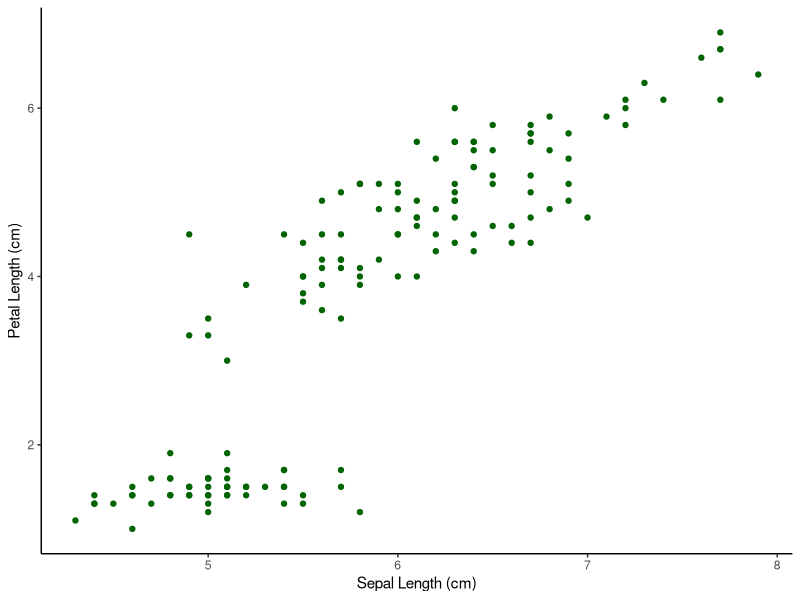
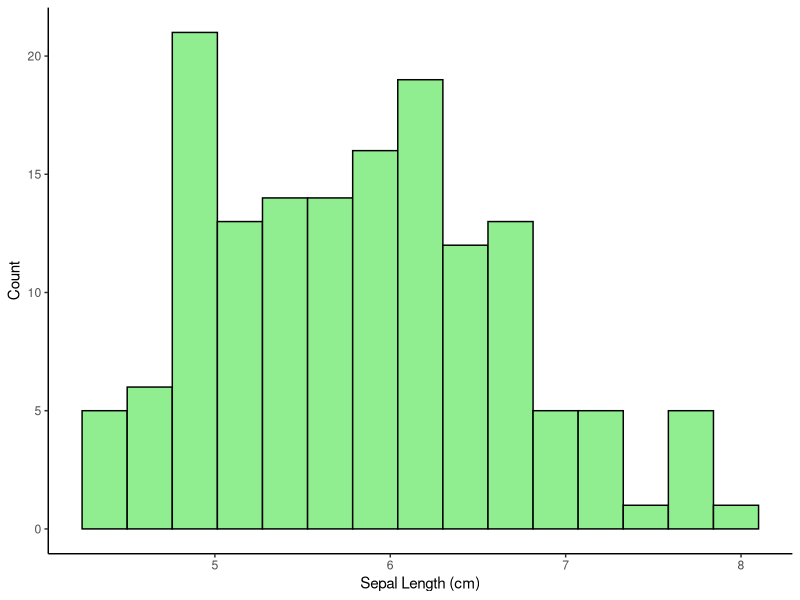
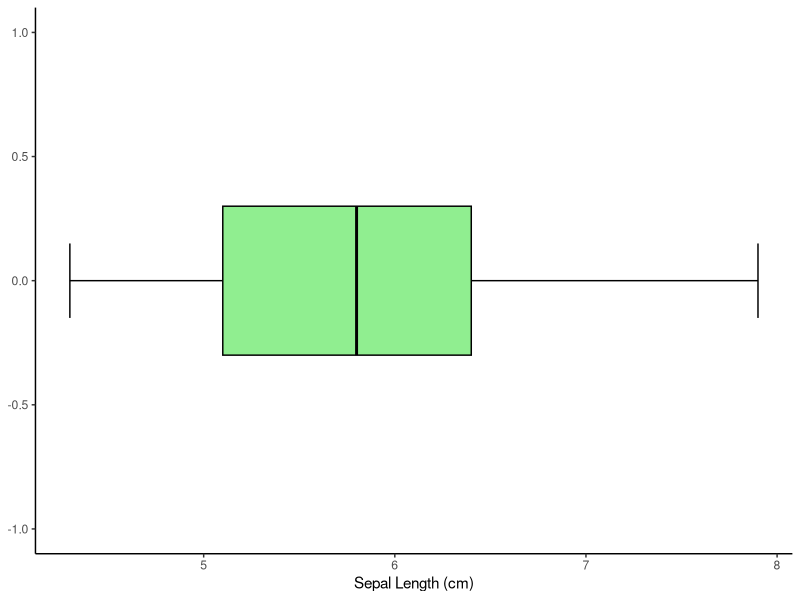
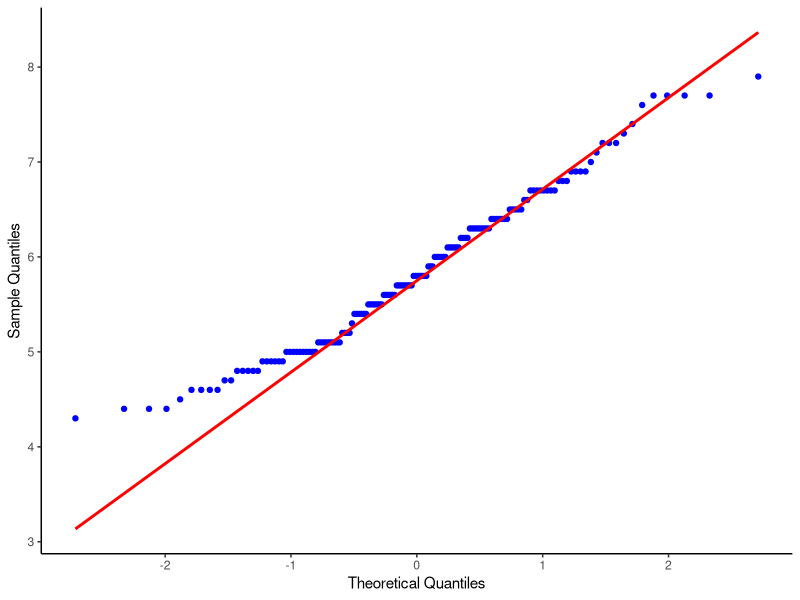
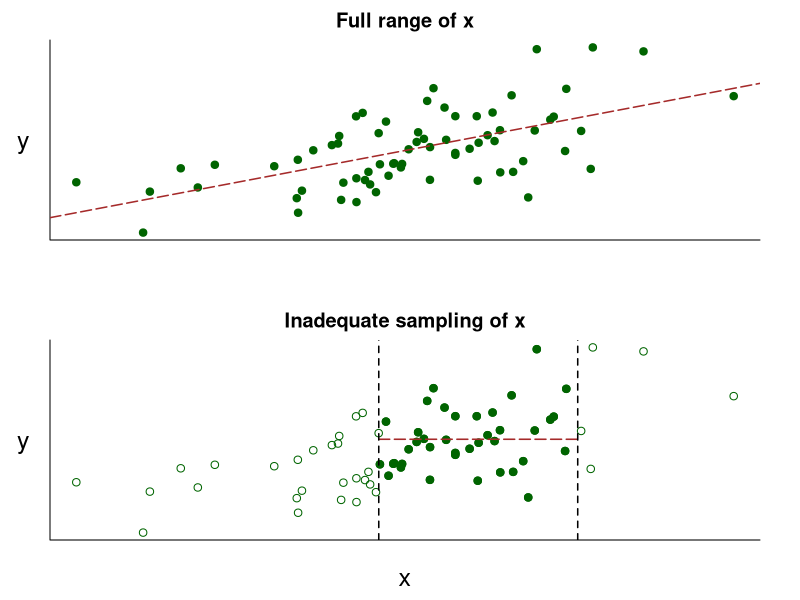

The R source for these figures, in order:
####################################
### for lecture note lesson 5 EDA
####################################

data(iris)
cor(iris$Sepal.Length, iris$Sepal.Width)

# Load necessary libraries
library(ggplot2)

# Load the iris dataset
data(iris)

# Create a scatter plot of sepal length and sepal width
ggplot(iris, aes(x = Sepal.Length, y = Petal.Length)) +
  geom_point(col = "dark green") +
  labs(x = "Sepal Length (cm)", y = "Petal Length (cm)") +
  theme_bw() +
  theme_classic()

# histogram
ggplot(iris, aes(x = Sepal.Length)) +
  geom_histogram(col = "black", fill = "lightgreen", 
                 bins = 15) +
  labs(x = "Sepal Length (cm)", y = "Count") +
  theme_bw() +
  theme_classic()

ggplot(iris, aes(y = Sepal.Length)) +
  geom_boxplot(col = "black", fill = "lightgreen", 
               width = 0.6, staplewidth = 0.5
               ) +
  xlim(-1, 1) +
  labs(y = "Sepal Length (cm)") +
  coord_flip() +
  theme_bw() +
  theme_classic()



ggplot(iris, aes(sample = Sepal.Length)) +
  stat_qq(col = "blue") +
  stat_qq_line(col = "red", lwd = 1) +
  labs(x = "Theoretical Quantiles", y = "Sample Quantiles") +
  theme_bw() +
  theme_classic()

#### covariance and correlation
cov(iris$Sepal.Length, iris$Petal.Length)
cor(iris$Sepal.Length, iris$Petal.Length)

l_model <- lm(Sepal.Length ~ 1, iris)
confint(l_model, level=0.95)

#######################################################
##### Lesson 6
#######################################################
x <- rnorm(70)
y <- 2 * x + 5 + rnorm(70, 1, 3)
df <- data.frame(x, y)
df2 <- subset(df, x > -0.5 & x < 1)
model <- lm(y ~ x, data = df)
par(mfrow = c(2, 1))
par(mar = c(3, 2.5, 2, 2))
plot(df$x, df$y, pch =19, col = "darkgreen",
     bty = "L", xaxt = "n", yaxt = "n",
     xlab = NA, ylab = NA,
     cex.lab = 1.5, cex.axis = 2,
     xlim = range(df$x),
     ylim = range(df$y), main = "Full range of x")
mtext("y", side = 2, line = 1, 
      cex = 1.5 ,las = 2, col="black")

abline(model, col = "brown", lty = 5, lwd = 1.5)
anova(model)

plot(df2$x, df2$y, pch =19, col = "darkgreen",
     bty = "L", xaxt = "n", yaxt = "n",
     xlab = "x\n", ylab = "\ny", 
     cex.lab = 1.5, cex.axis = 2, xlim = range(df$x),
     ylim = range(df$y),
     main = "Inadequate sampling of x")
points(df$x, df$y, col = "darkgreen")
model2 <- lm(y ~ x, data = df2)
segments(-0.5, mean(df2$y), 1, mean(df2$y), lty = 5,
      lwd = 1.5, col = "brown") 
anova(model2)
abline(v = -0.5, lwd = 1.5, lty = 2)
abline(v = 1, lwd = 1.5, lty = 2)
mtext("y", side = 2, line = 1, 
      cex = 1.5 ,las = 2, col="black")
